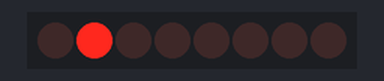
Recording of a sketch running on a simulated Arduino Uno, built with avr-gcc and run on an emulated ATmega328P. On the bench: 8 shift-register outputs drawn as a row of LEDs (first output left, lit = HIGH). Wiring (inferred from the names in the program): shift register (74HC595): data pin 11; shift clock pin 12; latch pin 8. Wiring (inferred from the signals the program sends): row of LEDs: on Q0, Q1, Q2, Q3, Q4, Q5, Q6, Q7.

Above: at 0.5 s.
At 1.5 s:
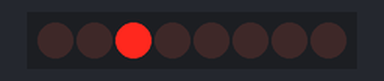
At 5.5 s:
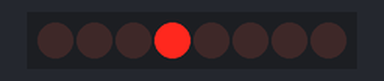
Timing chart, 0 to 6.9 s (numbered marks = the images above):
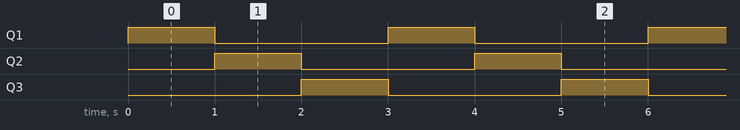

The sketch:

sketch_oct08a.ino
```cpp
//**************************************************************//
//  Name    : shiftOutCode, Hello World
//  Author  : Carlyn Maw,Tom Igoe, David A. Mellis
//  Date    : 25 Oct, 2006
//  Modified: 21 Mar 2010
//  Modified: 19 Feb 2011
//  Version : 2.0
//  Notes   : Программа использует два сдвиговых регистра 74HC595
//          : для вывода значений от 0 до 255
//****************************************************************

//Пин подключен к ST_CP входу 74HC595
int latchPin = 8; //latch
//Пин подключен к SH_CP входу 74HC595
int clockPin = 12;//SRCLC clock
//Пин подключен к DS входу 74HC595
int dataPin = 11; //RCLK

int seq[3] = {2,4,8};     //int B1[] = {0x00001000, 0x00000010,0x0000100};

void setup() {
  //устанавливаем режим OUTPUT
  pinMode(latchPin, OUTPUT);
  pinMode(clockPin, OUTPUT);
  pinMode(dataPin, OUTPUT);
  //-------------------

  /*
      digitalWrite(latchPin, LOW);
       shiftOut(dataPin, clockPin, MSBFIRST, B00111100);  //B00110001
      digitalWrite(latchPin, HIGH);  */
}

void loop() {

for(int i=0; i<3; i++)
{
    digitalWrite(latchPin, LOW);
       shiftOut(dataPin, clockPin, MSBFIRST,seq[i]);
      digitalWrite(latchPin, HIGH);
       delay(1000);
}

}
```

Measured:
- by itself, Q1–3: alternates HIGH for 1.0 s and LOW for 2.0 s
- by itself, everything shown: repeats every 3.0 s, in 3 steps
